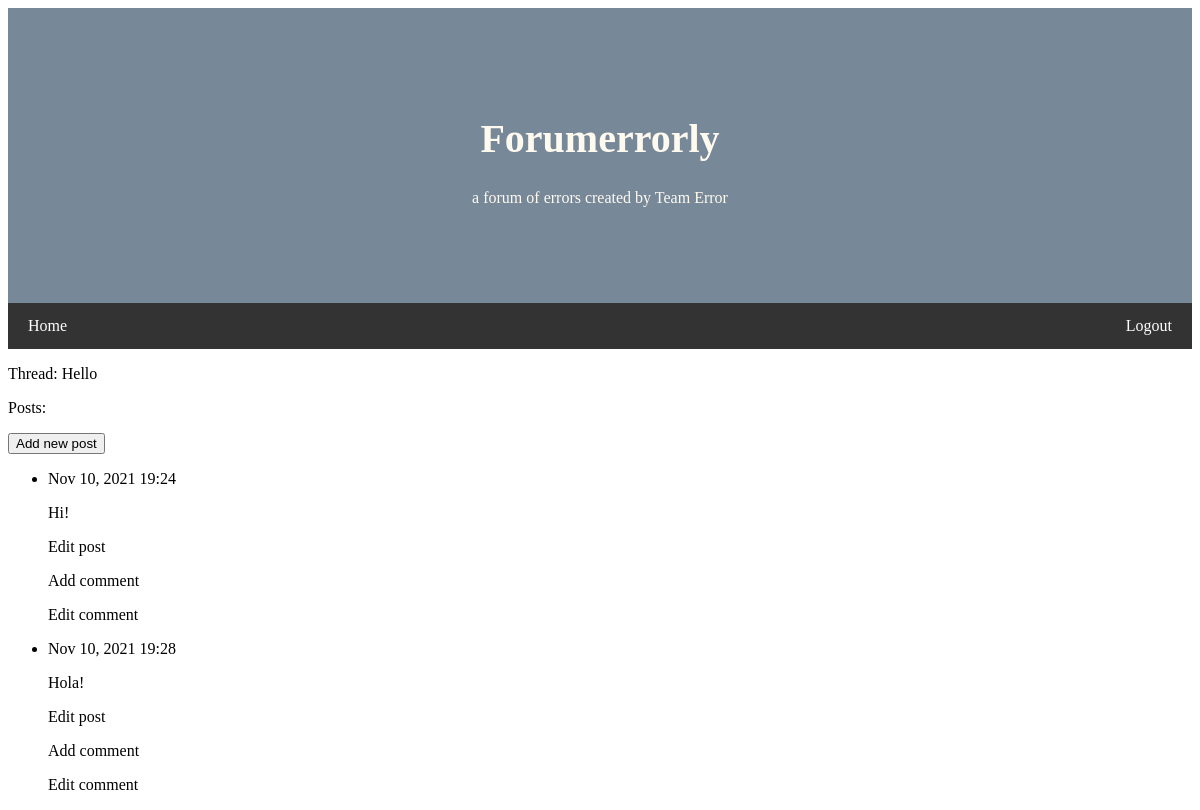
/threads/2/, run on the app's committed database.
### fe_app/models.py (models this page shows, shortened)
class Thread(models.Model):
    text = models.CharField(max_length=200)                 # can add more fields here later! check Django Model Field Ref
    date_added = models.DateTimeField(auto_now_add=True)
    def __str__(self):
        return self.text

class Post(models.Model):
    thread = models.ForeignKey(Thread, on_delete=models.CASCADE)  # connects post to thread, deletes entire thread
    text = models.TextField()   # no char limit for posts
    date_added = models.DateTimeField(auto_now_add=True)    # shows timestamp for post
    """ May not need this!
    class Meta:
        # Extra information for managing Post model.
    """

### fe_app/views.py (the view)
# urls.py: path('threads/<int:thread_id>/', views.thread, name='thread'),  # page for a single thread
def thread(request, thread_id):
    thread = Thread.objects.get(id=thread_id)
    posts = thread.post_set.order_by('date_added')  # get all posts under thread (oldest on top)
    context = {'thread': thread, 'posts': posts}
    return render(request, 'fe_app/thread.html', context)

### fe_app/templates/fe_app/thread.html (shortened to what this page needs)
{% extends "fe_app/base.html" %}
{% block content %}
<!DOCTYPE html>
<html>
<head>
    <p>Thread: {{ thread }}</p>
    <p>Posts:</p>
    <p>
        <button><a href="{% url 'fe_app:new_post' thread.id %}">Add new post</a></button>
    </p>
    <ul>
    {% for post in posts %}
        <li>
            <p>{{ post.date_added|date:'M d, Y H:i' }}</p>
            <p>{{ post.text|linebreaks }}</p>
            <p>
                <a href="{% url 'fe_app:edit_post' post.id %}">Edit post</a>
            </p>
            <p>
                <a href="{% url 'fe_app:new_comment' post.id %}">Add comment</a>
            </p>
            <p>
                <a href="{% url 'fe_app:edit_comment' post.id %}">Edit comment</a>
            </p>
        </li>
    {% empty %}
        <li>No posts for this thread have been created yet. Make a post!</li>
    {% endfor %}
    </ul>
</head>
</html>
{% endblock content %}

### fe_app/templates/fe_app/base.html (style rules this page uses)
body { font-family: Corsiva; }

### fe_app/templates/fe_app/thread.html (style rules this page uses)
a { text-decoration: none; color : inherit }

### data on the page
Thread: text "Hello"
Post: date_added "Nov 10, 2021 19:24", text "Hi!"
Post: date_added "Nov 10, 2021 19:28", text "Hola!"
